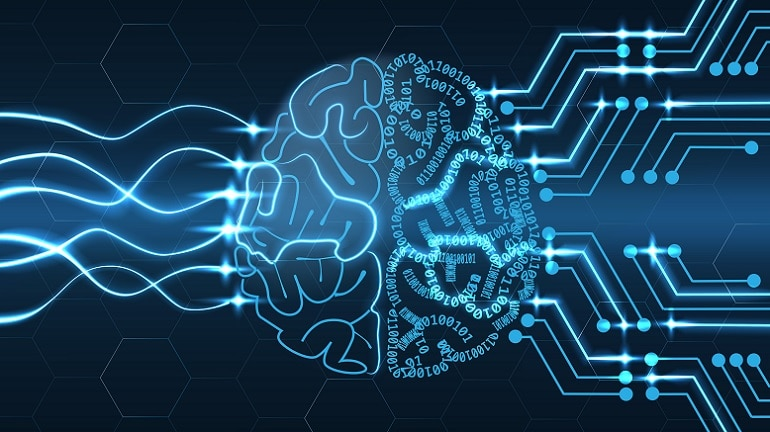
#> input picture imagem.jpg, 770 x 432 px, given in place of the camera
$ python webcam.py
#> lines starting #> are read from the running program, lines starting #| are printed output that depends on the picture
#> further down, frame is the input picture: shape (432, 770, 3); mean B, G, R 92.8, 65.8, 25.6
#!/usr/bin/python
# -*- coding: utf-8 -*-

# Programa simples com camera webcam e opencv

import cv2
import os,sys, os.path
import numpy as np

#filtro baixo
image_lower_hsv1 = np.array([160,130,190])
image_upper_hsv1 = np.array([180,205,255])
#filtro alto
image_lower_hsv2 = np.array([0,130,190])
image_upper_hsv2 = np.array([10,205,255])


def filtro_de_cor(img_bgr, low_hsv, high_hsv):
    """ retorna a imagem filtrada"""
    img = cv2.cvtColor(img_bgr,cv2.COLOR_BGR2HSV)
#> img: shape (432, 770, 3); mean H, S, V 102.9, 199.4, 92.8
    mask = cv2.inRange(img, low_hsv, high_hsv)
#> mask: shape (432, 770); every value is 0
    return mask

def mascara_or(mask1, mask2):

    """ retorna a mascara or"""
    mask = cv2.bitwise_or(mask1, mask2)
    return mask

def mascara_and(mask1, mask2):
     """ retorna a mascara and"""
     mask = cv2.bitwise_and(mask1, mask2)

     return mask

def desenha_cruz(img, cX,cY, size, color):
     """ faz a cruz no ponto cx cy"""
     cv2.line(img,(cX - size,cY),(cX + size,cY),color,5)
     cv2.line(img,(cX,cY - size),(cX, cY + size),color,5)

def escreve_texto(img, text, origem, color):
     """ faz a cruz no ponto cx cy"""

     font = cv2.FONT_HERSHEY_SIMPLEX
     origem = (0,50)
     cv2.putText(img, str(text), origem, font,1,color,2,cv2.LINE_AA)


def image_da_webcam(img):
    """
    ->>> !!!! FECHE A JANELA COM A TECLA ESC !!!! <<<<-
        deve receber a imagem da camera e retornar uma imagems filtrada.
    """
    mask_hsv1 = filtro_de_cor(img, image_lower_hsv1, image_upper_hsv1)
    mask_hsv2 = filtro_de_cor(img, image_lower_hsv2, image_upper_hsv2)

    mask_hsv = mascara_or(mask_hsv1, mask_hsv2)

    contornos, _ = cv2.findContours(mask_hsv, cv2.RETR_TREE, cv2.CHAIN_APPROX_SIMPLE)
#> contornos = []

    mask_rgb = cv2.cvtColor(mask_hsv, cv2.COLOR_GRAY2RGB)
#> mask_rgb: shape (432, 770, 3); every value is 0
    contornos_img = mask_rgb.copy()

    maior = None
    maior_area = 0
    for c in contornos:
        area = cv2.contourArea(c)
        if area > maior_area:
            maior_area = area
            maior = c
#> this loop made 0 passes
#> after the loop, maior_area = 0

    M = cv2.moments(maior)
#> M = moments, m00 0

    # Verifica se existe alguma para calcular, se sim calcula e exibe no display
    if M["m00"] != 0:
        cX = int(M["m10"] / M["m00"])
        cY = int(M["m01"] / M["m00"])

        cv2.drawContours(contornos_img, [maior], -1, [255, 0, 0], 5)

        #faz a cruz no centro de massa
        desenha_cruz(contornos_img, cX,cY, 20, (0,0,255))


        # Para escrever vamos definir uma fonte
        texto = cY , cX
        origem = (0,50)

        escreve_texto(contornos_img, texto, origem, (0,255,0))

    else:
    # se não existe nada para segmentar
        cX, cY = 0, 0
        # Para escrever vamos definir uma fonte
        texto = 'nao tem nada'
        origem = (0,50)
        escreve_texto(contornos_img, texto, origem, (0,0,255))
#> in escreve_texto, `cv2.putText(img, str(text), origem, font,1,color,2,cv2.LINE_AA)`:
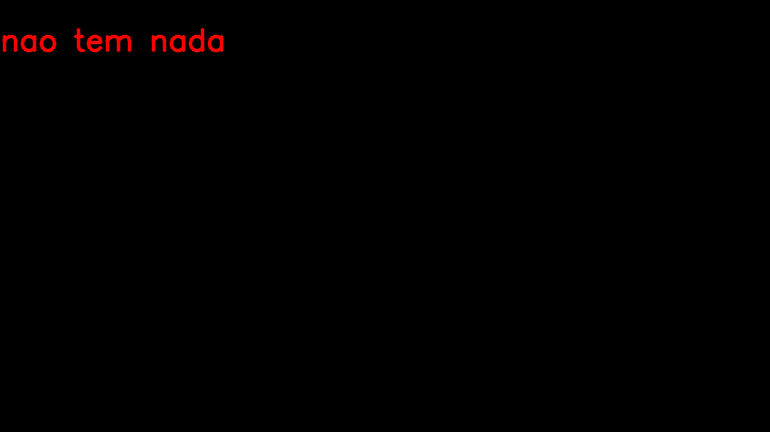
#> img: shape (432, 770, 3); mean B, G, R 0, 0, 1.2


    return contornos_img

cv2.namedWindow("preview")
# define a entrada de video para webcam
vc = cv2.VideoCapture(0)

#vc = cv2.VideoCapture("video.mp4") # para ler um video mp4

#configura o tamanho da janela
vc.set(cv2.CAP_PROP_FRAME_WIDTH, 640)
vc.set(cv2.CAP_PROP_FRAME_HEIGHT, 480)

if vc.isOpened(): # try to get the first frame
    rval, frame = vc.read()
else:
    rval = False

while rval:

    img = image_da_webcam(frame) # passa o frame para a função imagem_da_webcam e recebe em img imagem tratada


    cv2.imshow("preview", img)
    cv2.imshow("original", frame)
    rval, frame = vc.read()
    key = cv2.waitKey(20)
#> (key Esc is pressed here)
    if key == 27: # exit on ESC
        break

cv2.destroyWindow("preview")
vc.release()
